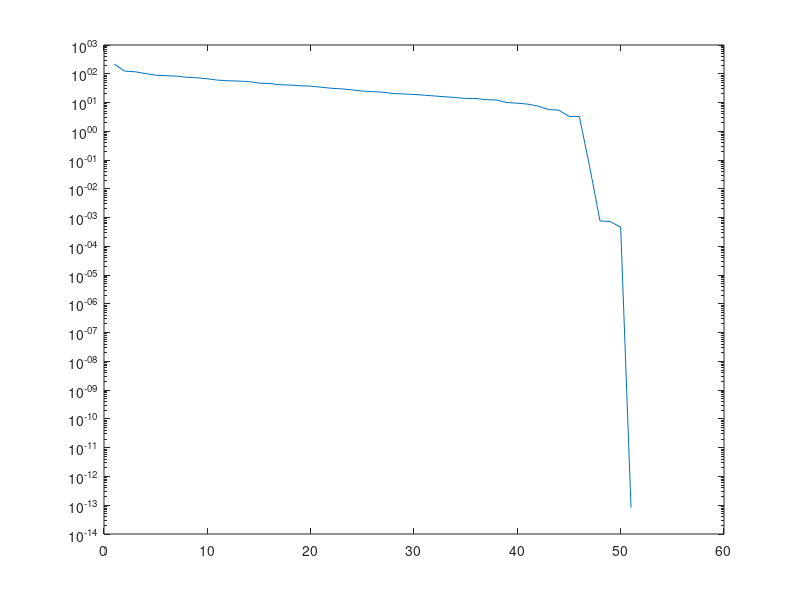

The MATLAB source for this figure: (Note: this script raises an error after producing the figure.)
% -- Pre-processing --
% Label the data according to their usages (classification or regression).
close all
clc

%% Initialization
% Load provided datasets
load first-order/alldataraw
load first-order/train
load first-order/validation
load first-order/test

% The number of data as provided
num_trn = size(train, 1);
num_val = size(validation, 1);
num_tst = size(test, 1);

%% PCA
S = svd(train(:, 1:51));
semilogy(S)
PCA_coef = ppca_matlab(train(:, 1:51), 46);

%% Classification
% Training data
x_trn = train(:, 1:51) * PCA_coef;
y_trn = zeros(num_trn, 5);
y_trn(:, 1) = sign(alldataraw(1:num_trn, 54));
y_trn(:, 2) = sign(alldataraw(1:num_trn, 55));
y_trn(:, 3) = sign(alldataraw(1:num_trn, 56));
y_trn(:, 4) = sign(alldataraw(1:num_trn, 57));
y_trn(:, 5) = sign(alldataraw(1:num_trn, 58));

% Validation data
x_val = validation(:, 1:51) * PCA_coef;
y_val = zeros(num_val, 5);
y_val(:, 1) = sign(alldataraw(num_trn+1:num_trn+num_val, 54));
y_val(:, 2) = sign(alldataraw(num_trn+1:num_trn+num_val, 55));
y_val(:, 3) = sign(alldataraw(num_trn+1:num_trn+num_val, 56));
y_val(:, 4) = sign(alldataraw(num_trn+1:num_trn+num_val, 57));
y_val(:, 5) = sign(alldataraw(num_trn+1:num_trn+num_val, 58));

% Testing data
x_tst = test(:, 1:51) * PCA_coef;
y_tst = zeros(num_tst, 5);
y_tst(:, 1) = sign(alldataraw(num_trn+num_val+1:end, 54));
y_tst(:, 2) = sign(alldataraw(num_trn+num_val+1:end, 55));
y_tst(:, 3) = sign(alldataraw(num_trn+num_val+1:end, 56));
y_tst(:, 4) = sign(alldataraw(num_trn+num_val+1:end, 57));
y_tst(:, 5) = sign(alldataraw(num_trn+num_val+1:end, 58));

%% Regression
% Training data
idx_trn = alldataraw(1:num_trn, 54:58) > 0;
x_trn_reg = cell(5, 1);
y_trn_reg = cell(5, 1);
for i = 1:5
    x_trn_reg{i} = x_trn(idx_trn(:,i), :);
    y_trn_reg{i} = alldataraw(idx_trn(:,i), 53+i);
end

% Validation data
idx_val = alldataraw(num_trn+1:num_trn+num_val, 54:58) > 0;
x_val_reg = cell(5, 1);
y_val_reg = cell(5, 1);
for i = 1:5
    x_val_reg{i} = x_val(idx_val(:,i), :);
    y_val_reg{i} = ...
        alldataraw([false(num_trn, 1); idx_val(:,i)], 53+i);
end

% Testing data
idx_tst = alldataraw(num_trn+num_val+1:end, 54:58) > 0;
x_tst_reg = cell(5, 1);
y_tst_reg = cell(5, 1);
for i = 1:5
    x_tst_reg{i} = x_tst(idx_tst(:,i), :);
    y_tst_reg{i} = alldataraw...
        ([false(num_trn+num_val, 1); idx_tst(:,i)], 53+i);
end
